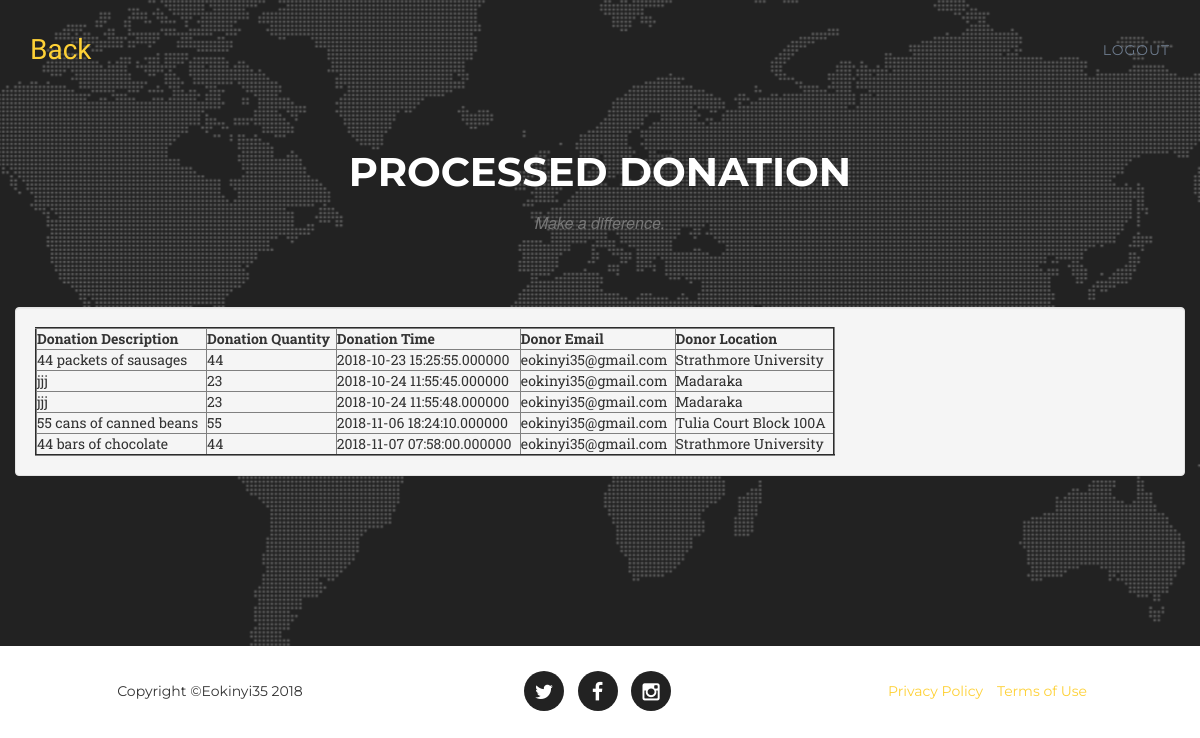
/processeddonations.php, run on the app's committed database.
### tables this page shows
CREATE TABLE `donations` (
  `user_id` int(20) NOT NULL,
  `donor_email` varchar(100) NOT NULL,
  `image` varchar(225) NOT NULL DEFAULT 'default.jpg',
  `donation_id` int(10) NOT NULL,
  `donation_description` varchar(30) NOT NULL,
  `donation_location` varchar(30) NOT NULL,
  `donation_quantity` int(10) NOT NULL,
  `donation_time` timestamp(6) NOT NULL DEFAULT CURRENT_TIMESTAMP(6),
  `FoodType` varchar(20) NOT NULL,
  `campaign_id` int(10) NOT NULL,
  `lat` float(10,6) NOT NULL,
  `lng` float(10,6) NOT NULL,
  `institution_id` int(10) NOT NULL,
  `status` int(1) NOT NULL DEFAULT '1',
  `expiry_date` date NOT NULL,
  `donor_phone` int(12) NOT NULL
);

### processeddonations.php (the view, shortened to what this page needs)
<!DOCTYPE html>
<html lang="en">
<head>
    <link href="css/bootstrap.min.css" rel="stylesheet">
    <link href="css/agency.css" rel="stylesheet">
    <link href="font-awesome/css/font-awesome.min.css" rel="stylesheet" type="text/css">
</head>
<body>
 <section id="contact">
  <nav class="navbar navbar-default navbar-fixed-top">
        <div class="container">
            <div class="navbar-header page-scroll">
                <a class="navbar-brand page-scroll" href="reports.php">Back</a>
            </div>
            <div class="collapse navbar-collapse" id="bs-example-navbar-collapse-1">
                <ul class="nav navbar-nav navbar-right">
                     <li>
                        <a  class="page-scroll" href="logout.php">logout</a>
                    </li>
                </ul>
            </div>
        </div>
    </nav>
        <div class="container">
            <div class="row">
                <div class="col-lg-12 text-center">
                    <h2 class="section-heading">Processed Donation</h2>
                    <h3 class="section-subheading text-muted">Make a difference.</h3>
                </div>
            </div>
            <div class="row">
             <form action="process.php"  method="POST" enctype ="multipart/form-data">
                <div class="row">
                <table align="center" >
                                        <tr>
                                          <td class="col-md-6">
                                              <div class="well">
                                                <?php
                                          require_once "connection.php";
                                           $sql = mysqli_query($conn,"SELECT * FROM donations WHERE FoodType = 'Processed'");
                                          if(!empty($sql))
                                          {
                                            $row = mysqli_num_rows($sql);
                                            if($row > 0 ) {
                                              echo "<table border='2' width='800'>";
                                              echo "<tr>";
                                              echo "<th>Donation Description</th>";
                                              echo "<th>Donation Quantity</th>";
                                              echo "<th>Donation Time</th>";
                                              echo "<th>Donor Email</th>";
                                              echo "<th>Donor Location</th>";
                                              echo "</tr>";
                                               echo "<tbody>";
                                                while($row = $sql->fetch_assoc()) {
                                                echo "<tr>";
                                                echo "<td>" . $row['donation_description'] . "</td>";
                                                echo "<td>" . $row['donation_quantity'] . "</td>";
                                                echo "<td>" . $row['donation_time'] . "</td>";
                                                echo "<td>" . $row['donor_email'] . "</td>";
                                                echo "<td>" . $row['donation_location'] . "</td>";
                                                }
                                                echo "</table>";
                                              }else{
                                                echo "Table is empty";
                                              }
                                            }
                                          ?>
                                                </div>
                                            </form>
                </div>
            </div>
    </section>
    <footer>
        <div class="container">
            <div class="row">
                <div class="col-md-4">
                    <span class="copyright">Copyright &copy;Eokinyi35 2018</span>
                </div>
                <div class="col-md-4">
                    <ul class="list-inline social-buttons">
                        <li><a href="https://twitter.com/okinyi_emmanuel"><i class="fa fa-twitter"></i></a>
                        </li>
                        <li><a href="https://www.facebook.com/Emmanuel Okinyi/?pnref=lhc"><i class="fa fa-facebook"></i></a>
                        </li>
                        <li><a href="https://www.instagram.com/eokinyi/"><i class="fa fa-instagram"></i></a>
                        </li>
                    </ul>
                </div>
                <div class="col-md-4">
                    <ul class="list-inline quicklinks">
                        <li><a href="#">Privacy Policy</a>
                        </li>
                        <li><a href="#">Terms of Use</a>
                        </li>
                    </ul>
                </div>
            </div>
        </div>
    </footer>
</body>
</html>

### css/agency.css (style rules this page uses)
body { overflow-x:hidden; font-family:"Roboto Slab","Helvetica Neue",Helvetica,Arial,sans-serif }
.text-muted { color:#777 }
a,a:hover,a:focus,a:active,a.active { outline:0 }
a { color:#fed136 }
h1,h2,h3,h4,h5,h6 { font-family:Montserrat,"Helvetica Neue",Helvetica,Arial,sans-serif; text-transform:uppercase; font-weight:700 }
.navbar-default { background-color:#222; border-color:transparent }
.navbar-default .navbar-brand { color:#fed136; font-family:"Kaushan Script","Helvetica Neue",Helvetica,Arial,cursive }
.navbar-default .navbar-collapse { border-color:rgba(255,255,255,.02) }
.navbar-default .nav li a { font-family:Montserrat,"Helvetica Neue",Helvetica,Arial,sans-serif; text-transform:uppercase; font-weight:400;letter-spacing:1px; color:#6D7B8D }
@media (min-width:768px) { .navbar-default { background-color:transparent; padding:25px 0; -webkit-transition:padding .3s;-moz-transition:padding .3s;transition:padding .3s;border:0 } }
@media (min-width:768px) { .navbar-default .navbar-brand { font-size:2em; -webkit-transition:all .3s; -moz-transition:all .3s; transition:all .3s } }
section { padding:100px 0 }
section h2.section-heading { font-size:40px; margin-top:0; margin-bottom:15px }
section h3.section-subheading { font-size:16px; font-family:"Droid Serif","Helvetica Neue",Helvetica,Arial,sans-serif; text-transform:none; font-style:italic; font-weight:400; margin-bottom:75px }
@media (min-width:768px) { section { padding:150px 0 } }
section#contact { background-color:#222; background-image:url(../img/map-image.png); background-position:center; background-repeat:no-repeat }
section#contact .section-heading { color:#fff }
footer { padding:25px 0;text-align:center }
footer span.copyright { line-height:40px; font-family:Montserrat,"Helvetica Neue",Helvetica,Arial,sans-serif; text-transform:uppercase; text-transform:none }
footer ul.quicklinks { margin-bottom:0; line-height:40px; font-family:Montserrat,"Helvetica Neue",Helvetica,Arial,sans-serif; text-transform:uppercase; text-transform:none }
ul.social-buttons { margin-bottom:0 }
ul.social-buttons li a { display:block; background-color:#222; height:40px; width:40px; border-radius:100%; font-size:20px; line-height:40px; color:#fff; outline:0; -webkit-transition:all .3s; -moz-transition:all .3s; transition:all .3s }
body { webkit-tap-highlight-color:#fed136 }

### data on the page
donations: donation_description "44 packets of sausages", donation_quantity "44", donation_time "2018-10-23 15:25:55.000000", donor_email "eokinyi35@gmail.com", donation_location "Strathmore University"
donations: donation_description "jjj", donation_quantity "23", donation_time "2018-10-24 11:55:45.000000", donor_email "eokinyi35@gmail.com", donation_location "Madaraka"
donations: donation_description "jjj", donation_quantity "23", donation_time "2018-10-24 11:55:48.000000", donor_email "eokinyi35@gmail.com", donation_location "Madaraka"
donations: donation_description "55 cans of canned beans", donation_quantity "55", donation_time "2018-11-06 18:24:10.000000", donor_email "eokinyi35@gmail.com", donation_location "Tulia Court Block 100A"
donations: donation_description "44 bars of chocolate", donation_quantity "44", donation_time "2018-11-07 07:58:00.000000", donor_email "eokinyi35@gmail.com", donation_location "Strathmore University"
